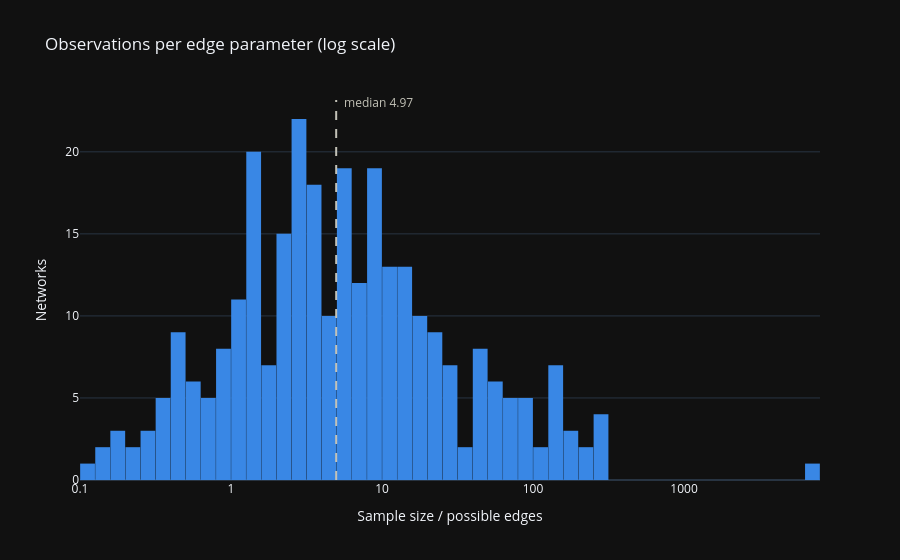
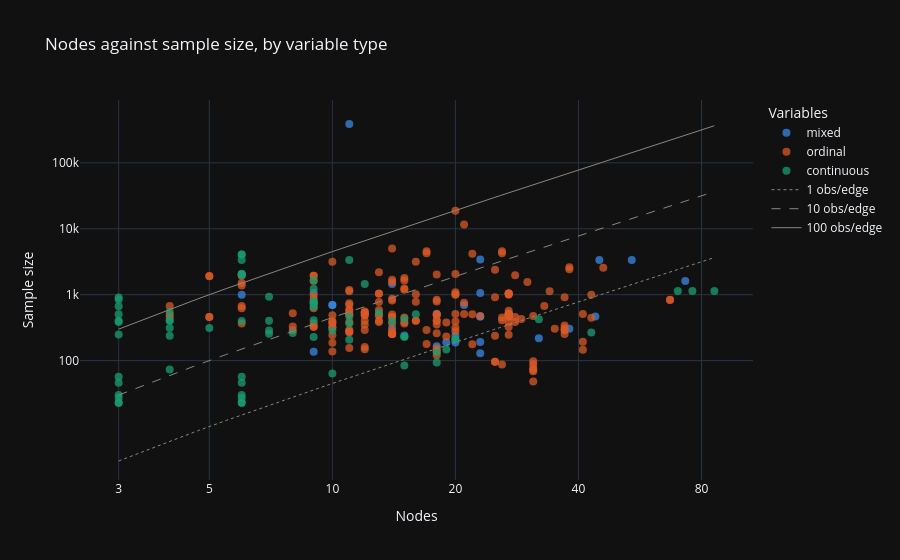

The notebook cell saved with these charts, in order:
### Markdown cell above
Two thirds of it (196 of 294) is `ordinal`.

Half is clinical (147) and depression on its own is 32 networks. And almost all the samples are general
population (250) rather than diagnosed patients.

## How much data is there per thing being estimated?

A network with `p` nodes has `p(p-1)/2` possible edges, so the number of parameters
grows quadratically while sample sizes don't. Going to try and visualize "graph complexity".

### Code cell
print(nets[["nodes", "sample_size", "possible_edges", "obs_per_edge"]].describe().round(2))

# 5 per parameter is a rule of thumb, not something from the paper
print(
    f"\nnetworks below 5 observations per edge parameter: {(nets.obs_per_edge < 5).sum()}, "
    f"below 1: {(nets.obs_per_edge < 1).sum()}"
)
print("\nthe one network with by far the most data per parameter:")
print(
    nets.loc[
        nets.obs_per_edge.idxmax(),
        ["network_id", "nodes", "sample_size", "obs_per_edge"],
    ].to_string()
)

# plotly's log_x histogram exports a blank panel through kaleido, so bin the log by
# hand and relabel the axis back into the original units
fig = px.histogram(
    x=np.log10(nets.obs_per_edge),
    nbins=60,
    template=TEMPLATE,
    title="Observations per edge parameter (log scale)",
    labels={"x": "Sample size / possible edges"},
)
fig.update_traces(marker_color=BLUE, marker_line_width=0)
fig.update_xaxes(
    tickvals=[-1, 0, 1, 2, 3],
    ticktext=["0.1", "1", "10", "100", "1000"],
)
fig.update_yaxes(title="Networks")
fig.update_layout(bargap=0.02)
fig.add_vline(x=np.log10(nets.obs_per_edge.median()), line_dash="dash", line_color="#c3c2b7")

# its own annotation - on the vline itself the text sits flush against the dash and
# reads as part of the word
fig.add_annotation(
    x=np.log10(nets.obs_per_edge.median()),
    y=1.02,
    yref="paper",
    text=f"median {nets.obs_per_edge.median():.2f}",
    showarrow=False,
    xanchor="left",
    xshift=6,
    font=dict(color="#c3c2b7"),
)
show(fig, "obs_per_edge")

fig = px.scatter(
    nets,
    x="nodes",
    y="sample_size",
    color="var_type",
    log_x=True,
    log_y=True,
    template=TEMPLATE,
    opacity=0.75,
    hover_data=["network_id", "obs_per_edge", "topic"],
    title="Nodes against sample size, by variable type",
    labels={"nodes": "Nodes", "sample_size": "Sample size", "var_type": "Variables"},
    color_discrete_sequence=["#3987e5", "#d95926", "#199e70"],
)

# a different dash per curve, otherwise the legend is three identical grey lines
grid = np.linspace(nets.nodes.min(), nets.nodes.max(), 100)
for ratio, label, dash in [
    (1, "1 obs/edge", "dot"),
    (10, "10 obs/edge", "dash"),
    (100, "100 obs/edge", "solid"),
]:
    fig.add_scatter(
        x=grid,
        y=ratio * grid * (grid - 1) / 2,
        mode="lines",
        line=dict(color=GREY, width=1, dash=dash),
        name=label,
        hoverinfo="skip",
    )
fig.update_traces(marker=dict(size=8), selector=dict(mode="markers"))

# plotly labels every minor tick on a log axis, which prints bare mantissas
# ("3 4 5 ... 10 2 3 4") and reads as nonsense. decades only
fig.update_xaxes(tickvals=[3, 5, 10, 20, 40, 80], ticktext=["3", "5", "10", "20", "40", "80"])
fig.update_yaxes(tickvals=[100, 1_000, 10_000, 100_000], ticktext=["100", "1k", "10k", "100k"])
show(fig, "nodes_vs_sample")

### Figure 1 — Plotly figure (JSON) as saved in the notebook; plotly's stock layout.template omitted (floating-point values rounded to 4 significant figures; data arrays with more than 128 entries replaced by an {"elided": "..."} marker saying what was removed)
{"data": [{"bingroup": "x", "hovertemplate": "Sample size / possible edges=%{x}<br>count=%{y}<extra></extra>", "legendgroup": "", "marker": {"color": "#3987e5", "line": {"width": 0}, "pattern": {"shape": ""}}, "name": "", "nbinsx": 60, "orientation": "v", "showlegend": false, "type": "histogram", "x": {"elided": "294 float values"}, "xaxis": "x", "yaxis": "y"}], "layout": {"annotations": [{"font": {"color": "#c3c2b7"}, "showarrow": false, "text": "median 4.97", "x": 0.6964, "xanchor": "left", "xshift": 6, "y": 1.02, "yref": "paper"}], "bargap": 0.02, "barmode": "relative", "legend": {"tracegroupgap": 0}, "shapes": [{"line": {"color": "#c3c2b7", "dash": "dash"}, "type": "line", "x0": 0.6964, "x1": 0.6964, "xref": "x", "y0": 0, "y1": 1, "yref": "y domain"}], "title": {"text": "Observations per edge parameter (log scale)"}, "xaxis": {"anchor": "y", "domain": [0, 1], "ticktext": ["0.1", "1", "10", "100", "1000"], "tickvals": [-1, 0, 1, 2, 3], "title": {"text": "Sample size / possible edges"}}, "yaxis": {"anchor": "x", "domain": [0, 1], "title": {"text": "Networks"}}}}

### Figure 2 — Plotly figure (JSON) as saved in the notebook; plotly's stock layout.template omitted (floating-point values rounded to 4 significant figures; data arrays with more than 128 entries replaced by an {"elided": "..."} marker saying what was removed)
{"data": [{"customdata": [["N0025_1", 2.295, "Clinical"], ["N0025_2", 1.268, "Clinical"], ["N0029_1", 3.314, "Clinical"], ["N0029_2", 15.47, "Clinical"], ["N0029_3", 15.47, "Clinical"], ["N0306_1", 3.778, "Education"], ["N0342_1", 1.111, "Clinical"], ["N0378_1", 3.429, "Clinical"], ["N0425_1", 1.078, "Other"], ["N0425_2", 0.5099, "Other"], ["N0425_3", 0.7549, "Other"], ["N0608_1", 4.206, "Other"], ["N0622_1", 1.85, "Clinical"], ["N0622_2", 1.85, "Clinical"], ["N0622_3", 0.4947, "Clinical"], ["N0638_1", 29.72, "Clinical"], ["N0648_1", 7060.0, "Other"], ["N0868_1", 0.4415, "Clinical"], ["N0908_1", 3.366, "Clinical"], ["N0986_1", 0.4339, "Personality"], ["N1145_1", 15.99, "Public Health"], ["N1193_1", 0.6153, "Clinical"], ["N1195_1", 13.45, "Clinical"], ["N1264_2", 66.67, "Personality"], ["N1356_1", 0.9947, "Clinical"], ["N1390_3", 3.404, "Personality"], ["N1390_4", 2.355, "Personality"]], "hovertemplate": "Variables=mixed<br>Nodes=%{x}<br>Sample size=%{y}<br>network_id=%{customdata[0]}<br>obs_per_edge=%{customdata[1]}<br>topic=%{customdata[2]}<extra></extra>", "legendgroup": "mixed", "marker": {"color": "#3987e5", "opacity": 0.75, "size": 8, "symbol": "circle"}, "mode": "markers", "name": "mixed", "orientation": "v", "showlegend": true, "type": "scatter", "x": [15, 20, 21, 10, 10, 9, 19, 14, 18, 23, 23, 23, 23, 23, 44, 9, 11, 32, 18, 38, 14, 73, 23, 6, 20, 45, 54], "xaxis": "x", "y": [241, 241, 696, 696, 696, 136, 190, 312, 165, 129, 191, 1064, 468, 468, 468, 1070, 388286, 219, 515, 305, 1455, 1617, 3404, 1000, 189, 3370, 3370], "yaxis": "y"}, {"customdata": {"elided": "196x3 mixed values"}, "hovertemplate": "Variables=ordinal<br>Nodes=%{x}<br>Sample size=%{y}<br>network_id=%{customdata[0]}<br>obs_per_edge=%{customdata[1]}<br>topic=%{customdata[2]}<extra></extra>", "legendgroup": "ordinal", "marker": {"color": "#d95926", "opacity": 0.75, "size": 8, "symbol": "circle"}, "mode": "markers", "name": "ordinal", "orientation": "v", "showlegend": true, "type": "scatter", "x": {"elided": "196 int values"}, "xaxis": "x", "y": {"elided": "196 int values"}, "yaxis": "y"}, {"customdata": {"elided": "71x3 mixed values"}, "hovertemplate": "Variables=continuous<br>Nodes=%{x}<br>Sample size=%{y}<br>network_id=%{customdata[0]}<br>obs_per_edge=%{customdata[1]}<br>topic=%{customdata[2]}<extra></extra>", "legendgroup": "continuous", "marker": {"color": "#199e70", "opacity": 0.75, "size": 8, "symbol": "circle"}, "mode": "markers", "name": "continuous", "orientation": "v", "showlegend": true, "type": "scatter", "x": [12, 9, 18, 18, 6, 3, 3, 3, 6, 6, 6, 6, 6, 3, 3, 3, 4, 4, 7, 4, 9, 43, 32, 6, 9, 9, 9, 9, 14, 10, 4, 5, 4, 4, 13, 15, 16, 20, 20, 15, 15, 19, 15, 7, 8, 3, 3, 3, 3, 3, 3, 3, 7, 11, 11, 7, 11, 10, 9, 86, 70, 76, 6, 11, 6, 6, 6, 6, 6, 6, 9], "xaxis": "x", "y": [1456, 723, 94, 134, 57, 46, 23, 23, 30, 27, 46, 23, 23, 57, 30, 27, 546, 404, 404, 410, 410, 268, 423, 400, 1233, 794, 656, 1658, 399, 64, 312, 312, 239, 73, 537, 84, 504, 210, 210, 230, 230, 148, 432, 256, 263, 505, 842, 668, 903, 386, 404, 248, 929, 207, 468, 286, 366, 283, 228, 1142, 1142, 1142, 3370, 3370, 4070, 4070, 2013, 2013, 2057, 2057, 770], "yaxis": "y"}, {"hoverinfo": "skip", "line": {"color": "#898781", "dash": "dot", "width": 1}, "mode": "lines", "name": "1 obs/edge", "type": "scatter", "x": [3.0, 3.838, 4.677, 5.515, 6.354, 7.192, 8.03, 8.869, 9.707, 10.55, 11.38, 12.22, 13.06, 13.9, 14.74, 15.58, 16.41, 17.25, 18.09, 18.93, 19.77, 20.61, 21.44, 22.28, 23.12, 23.96, 24.8, 25.64, 26.47, 27.31, 28.15, 28.99, 29.83, 30.67, 31.51, 32.34, 33.18, 34.02, 34.86, 35.7, 36.54, 37.37, 38.21, 39.05, 39.89, 40.73, 41.57, 42.4, 43.24, 44.08, 44.92, 45.76, 46.6, 47.43, 48.27, 49.11, 49.95, 50.79, 51.63, 52.46, 53.3, 54.14, 54.98, 55.82, 56.66, 57.49, 58.33, 59.17, 60.01, 60.85, 61.69, 62.53, 63.36, 64.2, 65.04, 65.88, 66.72, 67.56, 68.39, 69.23, 70.07, 70.91, 71.75, 72.59, 73.42, 74.26, 75.1, 75.94, 76.78, 77.62, 78.45, 79.29, 80.13, 80.97, 81.81, 82.65, 83.48, 84.32, 85.16, 86.0], "y": [3.0, 5.447, 8.598, 12.45, 17.01, 22.27, 28.23, 34.89, 42.26, 50.33, 59.1, 68.58, 78.76, 89.64, 101.2, 113.5, 126.5, 140.2, 154.6, 169.7, 185.5, 202.0, 219.2, 237.1, 255.7, 275.1, 295.1, 315.8, 337.2, 359.3, 382.2, 405.7, 429.9, 454.9, 480.5, 506.9, 533.9, 561.7, 590.1, 619.3, 649.1, 679.7, 711.0, 742.9, 775.6, 809.0, 843.1, 877.8, 913.3, 949.5, 986.4, 1024.0, 1062.0, 1101.0, 1141.0, 1181.0, 1223.0, 1264.0, 1307.0, 1350.0, 1394.0, 1439.0, 1484.0, 1530.0, 1577.0, 1624.0, 1672.0, 1721.0, 1771.0, 1821.0, 1872.0, 1923.0, 1976.0, 2029.0, 2083.0, 2137.0, 2192.0, 2248.0, 2305.0, 2362.0, 2420.0, 2479.0, 2538.0, 2598.0, 2659.0, 2720.0, 2783.0, 2845.0, 2909.0, 2973.0, 3038.0, 3104.0, 3170.0, 3238.0, 3305.0, 3374.0, 3443.0, 3513.0, 3584.0, 3655.0]}, {"hoverinfo": "skip", "line": {"color": "#898781", "dash": "dash", "width": 1}, "mode": "lines", "name": "10 obs/edge", "type": "scatter", "x": [3.0, 3.838, 4.677, 5.515, 6.354, 7.192, 8.03, 8.869, 9.707, 10.55, 11.38, 12.22, 13.06, 13.9, 14.74, 15.58, 16.41, 17.25, 18.09, 18.93, 19.77, 20.61, 21.44, 22.28, 23.12, 23.96, 24.8, 25.64, 26.47, 27.31, 28.15, 28.99, 29.83, 30.67, 31.51, 32.34, 33.18, 34.02, 34.86, 35.7, 36.54, 37.37, 38.21, 39.05, 39.89, 40.73, 41.57, 42.4, 43.24, 44.08, 44.92, 45.76, 46.6, 47.43, 48.27, 49.11, 49.95, 50.79, 51.63, 52.46, 53.3, 54.14, 54.98, 55.82, 56.66, 57.49, 58.33, 59.17, 60.01, 60.85, 61.69, 62.53, 63.36, 64.2, 65.04, 65.88, 66.72, 67.56, 68.39, 69.23, 70.07, 70.91, 71.75, 72.59, 73.42, 74.26, 75.1, 75.94, 76.78, 77.62, 78.45, 79.29, 80.13, 80.97, 81.81, 82.65, 83.48, 84.32, 85.16, 86.0], "y": [30.0, 54.47, 85.98, 124.5, 170.1, 222.7, 282.3, 348.9, 422.6, 503.3, 591.0, 685.8, 787.6, 896.4, 1012.0, 1135.0, 1265.0, 1402.0, 1546.0, 1697.0, 1855.0, 2020.0, 2192.0, 2371.0, 2557.0, 2751.0, 2951.0, 3158.0, 3372.0, 3593.0, 3822.0, 4057.0, 4299.0, 4549.0, 4805.0, 5069.0, 5339.0, 5617.0, 5901.0, 6193.0, 6491.0, 6797.0, 7110.0, 7429.0, 7756.0, 8090.0, 8431.0, 8778.0, 9133.0, 9495.0, 9864.0, 10240.0, 10620.0, 11010.0, 11410.0, 11810.0, 12230.0, 12640.0, 13070.0, 13500.0, 13940.0, 14390.0, 14840.0, 15300.0, 15770.0, 16240.0, 16720.0, 17210.0, 17710.0, 18210.0, 18720.0, 19230.0, 19760.0, 20290.0, 20830.0, 21370.0, 21920.0, 22480.0, 23050.0, 23620.0, 24200.0, 24790.0, 25380.0, 25980.0, 26590.0, 27200.0, 27830.0, 28450.0, 29090.0, 29730.0, 30380.0, 31040.0, 31700.0, 32380.0, 33050.0, 33740.0, 34430.0, 35130.0, 35840.0, 36550.0]}, {"hoverinfo": "skip", "line": {"color": "#898781", "dash": "solid", "width": 1}, "mode": "lines", "name": "100 obs/edge", "type": "scatter", "x": [3.0, 3.838, 4.677, 5.515, 6.354, 7.192, 8.03, 8.869, 9.707, 10.55, 11.38, 12.22, 13.06, 13.9, 14.74, 15.58, 16.41, 17.25, 18.09, 18.93, 19.77, 20.61, 21.44, 22.28, 23.12, 23.96, 24.8, 25.64, 26.47, 27.31, 28.15, 28.99, 29.83, 30.67, 31.51, 32.34, 33.18, 34.02, 34.86, 35.7, 36.54, 37.37, 38.21, 39.05, 39.89, 40.73, 41.57, 42.4, 43.24, 44.08, 44.92, 45.76, 46.6, 47.43, 48.27, 49.11, 49.95, 50.79, 51.63, 52.46, 53.3, 54.14, 54.98, 55.82, 56.66, 57.49, 58.33, 59.17, 60.01, 60.85, 61.69, 62.53, 63.36, 64.2, 65.04, 65.88, 66.72, 67.56, 68.39, 69.23, 70.07, 70.91, 71.75, 72.59, 73.42, 74.26, 75.1, 75.94, 76.78, 77.62, 78.45, 79.29, 80.13, 80.97, 81.81, 82.65, 83.48, 84.32, 85.16, 86.0], "y": [300.0, 544.7, 859.8, 1245.0, 1701.0, 2227.0, 2823.0, 3489.0, 4226.0, 5033.0, 5910.0, 6858.0, 7876.0, 8964.0, 10120.0, 11350.0, 12650.0, 14020.0, 15460.0, 16970.0, 18550.0, 20200.0, 21920.0, 23710.0, 25570.0, 27510.0, 29510.0, 31580.0, 33720.0, 35930.0, 38220.0, 40570.0, 42990.0, 45490.0, 48050.0, 50690.0, 53390.0, 56170.0, 59010.0, 61930.0, 64910.0, 67970.0, 71100.0, 74290.0, 77560.0, 80900.0, 84310.0, 87780.0, 91330.0, 94950.0, 98640.0, 102400.0, 106200.0, 110100.0, 114100.0, 118100.0, 122300.0, 126400.0, 130700.0, 135000.0, 139400.0, 143900.0, 148400.0, 153000.0, 157700.0, 162400.0, 167200.0, 172100.0, 177100.0, 182100.0, 187200.0, 192300.0, 197600.0, 202900.0, 208300.0, 213700.0, 219200.0, 224800.0, 230500.0, 236200.0, 242000.0, 247900.0, 253800.0, 259800.0, 265900.0, 272000.0, 278300.0, 284500.0, 290900.0, 297300.0, 303800.0, 310400.0, 317000.0, 323800.0, 330500.0, 337400.0, 344300.0, 351300.0, 358400.0, 365500.0]}], "layout": {"legend": {"title": {"text": "Variables"}, "tracegroupgap": 0}, "title": {"text": "Nodes against sample size, by variable type"}, "xaxis": {"anchor": "y", "domain": [0, 1], "ticktext": ["3", "5", "10", "20", "40", "80"], "tickvals": [3, 5, 10, 20, 40, 80], "title": {"text": "Nodes"}, "type": "log"}, "yaxis": {"anchor": "x", "domain": [0, 1], "ticktext": ["100", "1k", "10k", "100k"], "tickvals": [100, 1000, 10000, 100000], "title": {"text": "Sample size"}, "type": "log"}}}
